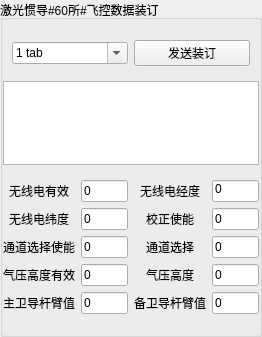
             <widget class="QGroupBox" name="groupBox_19">
              <property name="sizePolicy">
               <sizepolicy hsizetype="Preferred" vsizetype="Maximum">
                <horstretch>0</horstretch>
                <verstretch>0</verstretch>
               </sizepolicy>
              </property>
              <property name="title">
               <string>激光惯导#60所#飞控数据装订</string>
              </property>
              <layout class="QVBoxLayout" name="verticalLayout_18">
               <property name="leftMargin">
                <number>0</number>
               </property>
               <property name="rightMargin">
                <number>0</number>
               </property>
               <item>
                <widget class="QWidget" name="widget_15" native="true">
                 <layout class="QHBoxLayout" name="horizontalLayout_17">
                  <item>
                   <widget class="QComboBox" name="comboBox_binding_com_60s">
                    <property name="sizePolicy">
                     <sizepolicy hsizetype="Minimum" vsizetype="Fixed">
                      <horstretch>0</horstretch>
                      <verstretch>0</verstretch>
                     </sizepolicy>
                    </property>
                    <property name="toolTip">
                     <string>&lt;html&gt;&lt;head/&gt;&lt;body&gt;&lt;p&gt;串口&lt;/p&gt;&lt;/body&gt;&lt;/html&gt;</string>
                    </property>
                    <property name="editable">
                     <bool>true</bool>
                    </property>
                    <item>
                     <property name="text">
                      <string>1 tab</string>
                     </property>
                    </item>
                    <item>
                     <property name="text">
                      <string>2 tab</string>
                     </property>
                    </item>
                    <item>
                     <property name="text">
                      <string>3 tab</string>
                     </property>
                    </item>
                   </widget>
                  </item>
                  <item>
                   <widget class="QPushButton" name="pushButton_binding_send_60s">
                    <property name="sizePolicy">
                     <sizepolicy hsizetype="Ignored" vsizetype="Fixed">
                      <horstretch>0</horstretch>
                      <verstretch>0</verstretch>
                     </sizepolicy>
                    </property>
                    <property name="text">
                     <string>发送装订</string>
                    </property>
                   </widget>
                  </item>
                 </layout>
                </widget>
               </item>
               <item>
                <widget class="QTextEdit" name="textEdit_binging_60s">
                 <property name="maximumSize">
                  <size>
                   <width>16777215</width>
                   <height>84</height>
                  </size>
                 </property>
                </widget>
               </item>
               <item>
                <widget class="QWidget" name="widget" native="true">
                 <property name="sizePolicy">
                  <sizepolicy hsizetype="Ignored" vsizetype="Preferred">
                   <horstretch>0</horstretch>
                   <verstretch>0</verstretch>
                  </sizepolicy>
                 </property>
                 <layout class="QGridLayout" name="gridLayout_22">
                  <property name="leftMargin">
                   <number>0</number>
                  </property>
                  <property name="rightMargin">
                   <number>0</number>
                  </property>
                  <item row="4" column="0">
                   <widget class="QLabel" name="label_81">
                    <property name="text">
                     <string>气压高度有效</string>
                    </property>
                    <property name="alignment">
                     <set>Qt::AlignCenter</set>
                    </property>
                   </widget>
                  </item>
                  <item row="4" column="2">
                   <widget class="QLabel" name="label_64">
                    <property name="text">
                     <string>气压高度</string>
                    </property>
                    <property name="alignment">
                     <set>Qt::AlignCenter</set>
                    </property>
                   </widget>
                  </item>
                  <item row="3" column="3">
                   <widget class="QLineEdit" name="lineEdit_binding_60s_6">
                    <property name="sizePolicy">
                     <sizepolicy hsizetype="Preferred" vsizetype="Fixed">
                      <horstretch>0</horstretch>
                      <verstretch>0</verstretch>
                     </sizepolicy>
                    </property>
                    <property name="text">
                     <string>0</string>
                    </property>
                   </widget>
                  </item>
                  <item row="3" column="0">
                   <widget class="QLabel" name="label_83">
                    <property name="sizePolicy">
                     <sizepolicy hsizetype="Expanding" vsizetype="Preferred">
                      <horstretch>0</horstretch>
                      <verstretch>0</verstretch>
                     </sizepolicy>
                    </property>
                    <property name="text">
                     <string>通道选择使能</string>
                    </property>
                    <property name="alignment">
                     <set>Qt::AlignCenter</set>
                    </property>
                   </widget>
                  </item>
                  <item row="4" column="1">
                   <widget class="QLineEdit" name="lineEdit_binding_60s_7">
                    <property name="sizePolicy">
                     <sizepolicy hsizetype="Preferred" vsizetype="Fixed">
                      <horstretch>0</horstretch>
                      <verstretch>0</verstretch>
                     </sizepolicy>
                    </property>
                    <property name="text">
                     <string>0</string>
                    </property>
                   </widget>
                  </item>
                  <item row="3" column="1">
                   <widget class="QLineEdit" name="lineEdit_binding_60s_5">
                    <property name="sizePolicy">
                     <sizepolicy hsizetype="Preferred" vsizetype="Fixed">
                      <horstretch>0</horstretch>
                      <verstretch>0</verstretch>
                     </sizepolicy>
                    </property>
                    <property name="text">
                     <string>0</string>
                    </property>
                   </widget>
                  </item>
                  <item row="3" column="2">
                   <widget class="QLabel" name="label_65">
                    <property name="text">
                     <string>通道选择</string>
                    </property>
                    <property name="alignment">
                     <set>Qt::AlignCenter</set>
                    </property>
                   </widget>
                  </item>
                  <item row="0" column="1">
                   <widget class="QLineEdit" name="lineEdit_binding_60s_1">
                    <property name="sizePolicy">
                     <sizepolicy hsizetype="Preferred" vsizetype="Fixed">
                      <horstretch>0</horstretch>
                      <verstretch>0</verstretch>
                     </sizepolicy>
                    </property>
                    <property name="text">
                     <string>0</string>
                    </property>
                   </widget>
                  </item>
                  <item row="1" column="0">
                   <widget class="QLabel" name="label_93">
                    <property name="sizePolicy">
                     <sizepolicy hsizetype="Expanding" vsizetype="Preferred">
                      <horstretch>0</horstretch>
                      <verstretch>0</verstretch>
                     </sizepolicy>
                    </property>
                    <property name="text">
                     <string>无线电纬度</string>
                    </property>
                    <property name="alignment">
                     <set>Qt::AlignCenter</set>
                    </property>
                   </widget>
                  </item>
                  <item row="4" column="3">
                   <widget class="QLineEdit" name="lineEdit_binding_60s_8">
                    <property name="sizePolicy">
                     <sizepolicy hsizetype="Preferred" vsizetype="Fixed">
                      <horstretch>0</horstretch>
                      <verstretch>0</verstretch>
                     </sizepolicy>
                    </property>
                    <property name="text">
                     <string>0</string>
                    </property>
                   </widget>
                  </item>
                  <item row="5" column="0">
                   <widget class="QLabel" name="label_94">
                    <property name="text">
                     <string>主卫导杆臂值</string>
                    </property>
                    <property name="alignment">
                     <set>Qt::AlignCenter</set>
                    </property>
                   </widget>
                  </item>
                  <item row="5" column="1">
                   <widget class="QLineEdit" name="lineEdit_binding_60s_9">
                    <property name="sizePolicy">
                     <sizepolicy hsizetype="Preferred" vsizetype="Fixed">
                      <horstretch>0</horstretch>
                      <verstretch>0</verstretch>
                     </sizepolicy>
                    </property>
                    <property name="text">
                     <string>0</string>
                    </property>
                   </widget>
                  </item>
                  <item row="5" column="3">
                   <widget class="QLineEdit" name="lineEdit_binding_60s_10">
                    <property name="sizePolicy">
                     <sizepolicy hsizetype="Preferred" vsizetype="Fixed">
                      <horstretch>0</horstretch>
                      <verstretch>0</verstretch>
                     </sizepolicy>
                    </property>
                    <property name="text">
                     <string>0</string>
                    </property>
                   </widget>
                  </item>
                  <item row="0" column="0">
                   <widget class="QLabel" name="label_92">
                    <property name="sizePolicy">
                     <sizepolicy hsizetype="Expanding" vsizetype="Preferred">
                      <horstretch>0</horstretch>
                      <verstretch>0</verstretch>
                     </sizepolicy>
                    </property>
                    <property name="text">
                     <string>无线电有效</string>
                    </property>
                    <property name="alignment">
                     <set>Qt::AlignCenter</set>
                    </property>
                   </widget>
                  </item>
                  <item row="5" column="2">
                   <widget class="QLabel" name="label_95">
                    <property name="text">
                     <string>备卫导杆臂值</string>
                    </property>
                    <property name="alignment">
                     <set>Qt::AlignCenter</set>
                    </property>
                   </widget>
                  </item>
                  <item row="1" column="3">
                   <widget class="QLineEdit" name="lineEdit_binding_60s_4">
                    <property name="sizePolicy">
                     <sizepolicy hsizetype="Preferred" vsizetype="Fixed">
                      <horstretch>0</horstretch>
                      <verstretch>0</verstretch>
                     </sizepolicy>
                    </property>
                    <property name="text">
                     <string>0</string>
                    </property>
                   </widget>
                  </item>
                  <item row="1" column="2">
                   <widget class="QLabel" name="label_85">
                    <property name="sizePolicy">
                     <sizepolicy hsizetype="Expanding" vsizetype="Preferred">
                      <horstretch>0</horstretch>
                      <verstretch>0</verstretch>
                     </sizepolicy>
                    </property>
                    <property name="text">
                     <string>校正使能</string>
                    </property>
                    <property name="alignment">
                     <set>Qt::AlignCenter</set>
                    </property>
                   </widget>
                  </item>
                  <item row="1" column="1">
                   <widget class="QLineEdit" name="lineEdit_binding_60s_3">
                    <property name="sizePolicy">
                     <sizepolicy hsizetype="Preferred" vsizetype="Fixed">
                      <horstretch>0</horstretch>
                      <verstretch>0</verstretch>
                     </sizepolicy>
                    </property>
                    <property name="text">
                     <string>0</string>
                    </property>
                   </widget>
                  </item>
                  <item row="0" column="3">
                   <widget class="QLineEdit" name="lineEdit_binding_60s_2">
                    <property name="sizePolicy">
                     <sizepolicy hsizetype="Ignored" vsizetype="Fixed">
                      <horstretch>0</horstretch>
                      <verstretch>0</verstretch>
                     </sizepolicy>
                    </property>
                    <property name="baseSize">
                     <size>
                      <width>0</width>
                      <height>0</height>
                     </size>
                    </property>
                    <property name="text">
                     <string>0</string>
                    </property>
                    <property name="alignment">
                     <set>Qt::AlignJustify|Qt::AlignTop</set>
                    </property>
                   </widget>
                  </item>
                  <item row="0" column="2">
                   <widget class="QLabel" name="label_96">
                    <property name="sizePolicy">
                     <sizepolicy hsizetype="Expanding" vsizetype="Preferred">
                      <horstretch>0</horstretch>
                      <verstretch>0</verstretch>
                     </sizepolicy>
                    </property>
                    <property name="text">
                     <string>无线电经度</string>
                    </property>
                    <property name="alignment">
                     <set>Qt::AlignCenter</set>
                    </property>
                   </widget>
                  </item>
                 </layout>
                </widget>
               </item>
              </layout>
             </widget>
